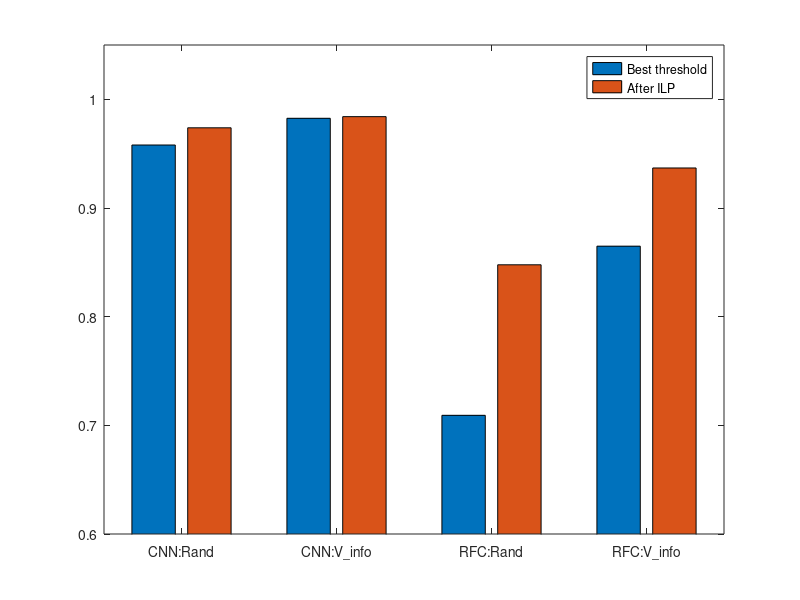

Reproduce this figure in MATLAB.
function barPlotSegmentationQuality()

vrand_rfc = 0.709217206156398;
vinfo_rfc = 0.8648780703061639;

vrand_rfc_ilp = 0.8477450799458087;
vinfo_rfc_ilp = 0.9368294433311285;

vrand_cnn = 0.9579670999164946;
vinfo_cnn = 0.9825597349627037;

vrand_cnn_ilp = 0.9738130090973501;
vinfo_cnn_ilp = 0.9840768460979532;


y = [vrand_cnn vrand_cnn_ilp;
    vinfo_cnn vinfo_cnn_ilp;
    vrand_rfc vrand_rfc_ilp;
    vinfo_rfc vinfo_rfc_ilp];

bar(y)

xmin = 0.5;
xmax = 4.5;
ymin = 0.6;
ymax = 1.05;
lims = [xmin xmax ymin ymax];
axis(lims);

set(gca,'XTickLabel',{'CNN:Rand', 'CNN:V\_info','RFC:Rand', 'RFC:V\_info'})
legend('Best threshold', 'After ILP')